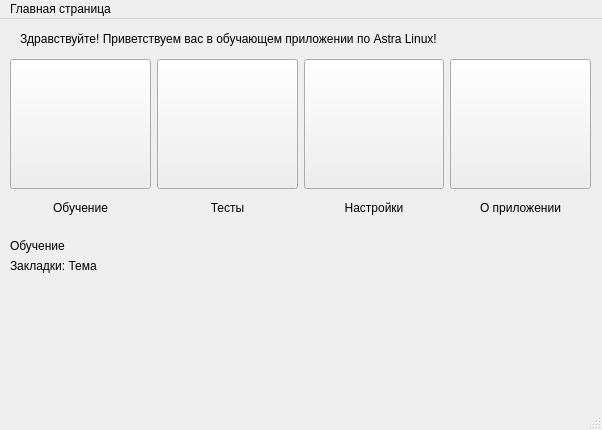
<?xml version="1.0" encoding="UTF-8"?>
<ui version="4.0">
 <class>MainWindow</class>
 <widget class="QMainWindow" name="MainWindow">
  <property name="geometry">
   <rect>
    <x>0</x>
    <y>0</y>
    <width>602</width>
    <height>430</height>
   </rect>
  </property>
  <property name="sizePolicy">
   <sizepolicy hsizetype="Fixed" vsizetype="Fixed">
    <horstretch>0</horstretch>
    <verstretch>0</verstretch>
   </sizepolicy>
  </property>
  <property name="minimumSize">
   <size>
    <width>602</width>
    <height>430</height>
   </size>
  </property>
  <property name="maximumSize">
   <size>
    <width>602</width>
    <height>430</height>
   </size>
  </property>
  <property name="baseSize">
   <size>
    <width>602</width>
    <height>430</height>
   </size>
  </property>
  <property name="windowTitle">
   <string>Astra-learn</string>
  </property>
  <widget class="QWidget" name="centralwidget">
   <widget class="QWidget" name="layoutWidget">
    <property name="geometry">
     <rect>
      <x>10</x>
      <y>40</y>
      <width>581</width>
      <height>161</height>
     </rect>
    </property>
    <layout class="QHBoxLayout" name="buttons_layout">
     <item>
      <layout class="QVBoxLayout" name="learn_layout">
       <item>
        <widget class="QPushButton" name="learn">
         <property name="sizePolicy">
          <sizepolicy hsizetype="Minimum" vsizetype="Fixed">
           <horstretch>0</horstretch>
           <verstretch>100</verstretch>
          </sizepolicy>
         </property>
         <property name="minimumSize">
          <size>
           <width>130</width>
           <height>130</height>
          </size>
         </property>
         <property name="maximumSize">
          <size>
           <width>200</width>
           <height>130</height>
          </size>
         </property>
         <property name="cursor">
          <cursorShape>PointingHandCursor</cursorShape>
         </property>
         <property name="text">
          <string/>
         </property>
         <property name="icon">
          <iconset resource="img.qrc">
           <normaloff>:/new/icons/img/book.png</normaloff>:/new/icons/img/book.png</iconset>
         </property>
         <property name="iconSize">
          <size>
           <width>60</width>
           <height>60</height>
          </size>
         </property>
         <property name="checkable">
          <bool>false</bool>
         </property>
        </widget>
       </item>
       <item>
        <widget class="QLabel" name="label_2">
         <property name="text">
          <string>Обучение</string>
         </property>
         <property name="alignment">
          <set>Qt::AlignmentFlag::AlignCenter</set>
         </property>
        </widget>
       </item>
      </layout>
     </item>
     <item>
      <layout class="QVBoxLayout" name="test_layout">
       <item>
        <widget class="QPushButton" name="tests">
         <property name="minimumSize">
          <size>
           <width>130</width>
           <height>130</height>
          </size>
         </property>
         <property name="maximumSize">
          <size>
           <width>16777215</width>
           <height>200</height>
          </size>
         </property>
         <property name="cursor">
          <cursorShape>PointingHandCursor</cursorShape>
         </property>
         <property name="text">
          <string/>
         </property>
         <property name="icon">
          <iconset resource="img.qrc">
           <normaloff>:/new/icons/img/applyed.png</normaloff>:/new/icons/img/applyed.png</iconset>
         </property>
         <property name="iconSize">
          <size>
           <width>60</width>
           <height>60</height>
          </size>
         </property>
         <property name="checkable">
          <bool>false</bool>
         </property>
        </widget>
       </item>
       <item>
        <widget class="QLabel" name="label_3">
         <property name="text">
          <string>Тесты</string>
         </property>
         <property name="alignment">
          <set>Qt::AlignmentFlag::AlignCenter</set>
         </property>
        </widget>
       </item>
      </layout>
     </item>
     <item>
      <layout class="QVBoxLayout" name="settings_layout">
       <item>
        <widget class="QPushButton" name="settings">
         <property name="minimumSize">
          <size>
           <width>130</width>
           <height>130</height>
          </size>
         </property>
         <property name="maximumSize">
          <size>
           <width>16777215</width>
           <height>200</height>
          </size>
         </property>
         <property name="cursor">
          <cursorShape>PointingHandCursor</cursorShape>
         </property>
         <property name="text">
          <string/>
         </property>
         <property name="icon">
          <iconset resource="img.qrc">
           <normaloff>:/new/icons/img/settings.png</normaloff>:/new/icons/img/settings.png</iconset>
         </property>
         <property name="iconSize">
          <size>
           <width>70</width>
           <height>70</height>
          </size>
         </property>
         <property name="checkable">
          <bool>false</bool>
         </property>
        </widget>
       </item>
       <item>
        <widget class="QLabel" name="label_4">
         <property name="text">
          <string>Настройки</string>
         </property>
         <property name="alignment">
          <set>Qt::AlignmentFlag::AlignCenter</set>
         </property>
        </widget>
       </item>
      </layout>
     </item>
     <item>
      <layout class="QVBoxLayout" name="information_layout">
       <item>
        <widget class="QPushButton" name="information">
         <property name="minimumSize">
          <size>
           <width>130</width>
           <height>130</height>
          </size>
         </property>
         <property name="maximumSize">
          <size>
           <width>16777215</width>
           <height>200</height>
          </size>
         </property>
         <property name="cursor">
          <cursorShape>PointingHandCursor</cursorShape>
         </property>
         <property name="text">
          <string/>
         </property>
         <property name="icon">
          <iconset resource="img.qrc">
           <normaloff>:/new/icons/img/information.png</normaloff>:/new/icons/img/information.png</iconset>
         </property>
         <property name="iconSize">
          <size>
           <width>60</width>
           <height>60</height>
          </size>
         </property>
         <property name="checkable">
          <bool>false</bool>
         </property>
        </widget>
       </item>
       <item>
        <widget class="QLabel" name="label_5">
         <property name="text">
          <string>О приложении</string>
         </property>
         <property name="alignment">
          <set>Qt::AlignmentFlag::AlignCenter</set>
         </property>
        </widget>
       </item>
      </layout>
     </item>
    </layout>
   </widget>
   <widget class="QLabel" name="label">
    <property name="geometry">
     <rect>
      <x>20</x>
      <y>10</y>
      <width>531</width>
      <height>20</height>
     </rect>
    </property>
    <property name="text">
     <string>Здравствуйте! Приветствуем вас в обучающем приложении по Astra Linux!</string>
    </property>
   </widget>
   <widget class="QWidget" name="">
    <property name="geometry">
     <rect>
      <x>10</x>
      <y>220</y>
      <width>161</width>
      <height>54</height>
     </rect>
    </property>
    <layout class="QFormLayout" name="formLayout">
     <item row="0" column="0">
      <widget class="QLabel" name="label_6">
       <property name="text">
        <string>Обучение</string>
       </property>
      </widget>
     </item>
     <item row="1" column="0">
      <widget class="QLabel" name="label_7">
       <property name="text">
        <string>Закладки: Тема</string>
       </property>
      </widget>
     </item>
     <item row="1" column="1">
      <widget class="QLabel" name="pins_main">
       <property name="text">
        <string/>
       </property>
      </widget>
     </item>
    </layout>
   </widget>
  </widget>
  <widget class="QMenuBar" name="menubar">
   <property name="geometry">
    <rect>
     <x>0</x>
     <y>0</y>
     <width>602</width>
     <height>25</height>
    </rect>
   </property>
   <widget class="QMenu" name="menu">
    <property name="title">
     <string>Главная страница</string>
    </property>
   </widget>
   <addaction name="menu"/>
  </widget>
  <widget class="QStatusBar" name="statusbar"/>
 </widget>
 <resources>
  <include location="img.qrc"/>
 </resources>
 <connections/>
</ui>
